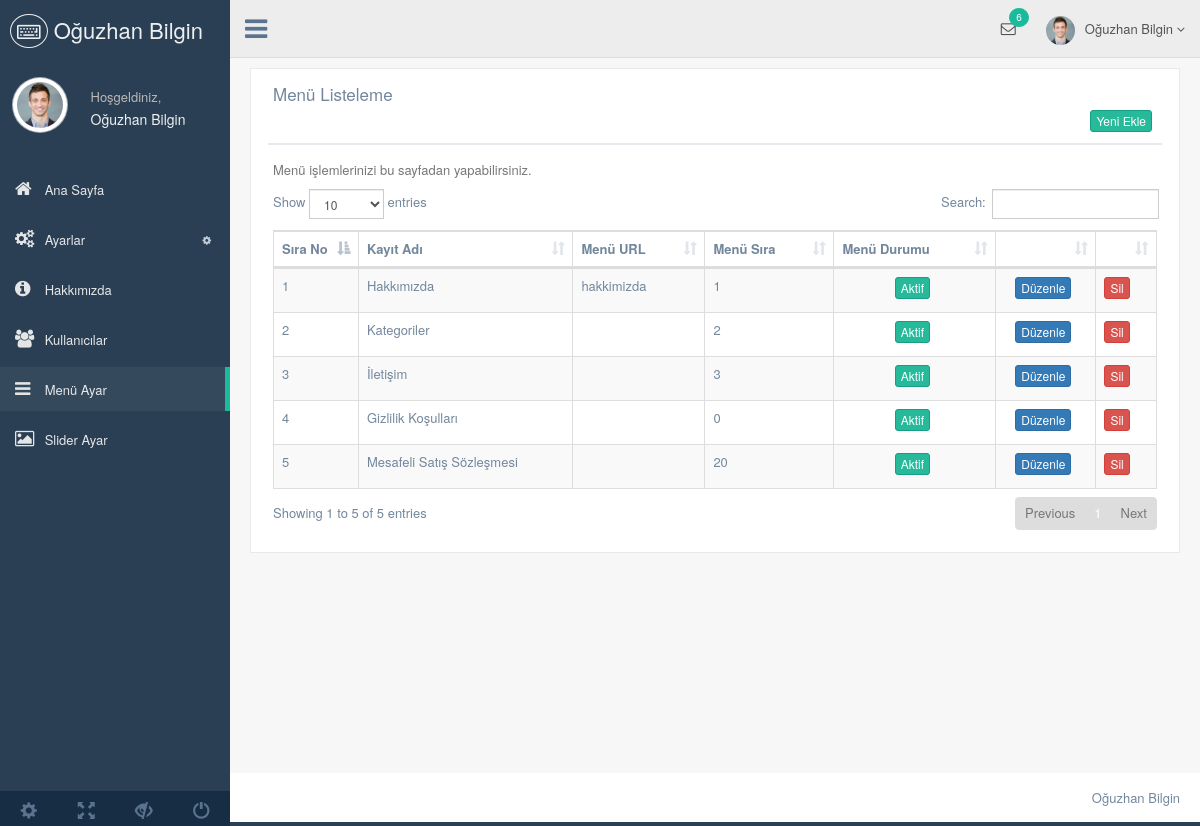
The app's page /nedmin/production/menu.php (signed in) with its own data.
### tables this page shows
CREATE TABLE `kullanici` (
  `kullanici_id` int(11) NOT NULL,
  `kullanici_zaman` datetime NOT NULL DEFAULT CURRENT_TIMESTAMP,
  `kullanici_resim` varchar(250) NOT NULL,
  `kullanici_tc` varchar(50) NOT NULL,
  `kullanici_ad` varchar(50) NOT NULL,
  `kullanici_mail` varchar(100) NOT NULL,
  `kullanici_gsm` varchar(50) NOT NULL,
  `kullanici_sifre` varchar(50) NOT NULL,
  `kullanici_adsoyad` varchar(50) NOT NULL,
  `kullanici_adres` varchar(250) NOT NULL,
  `kullanici_il` varchar(100) NOT NULL,
  `kullanici_ilce` varchar(100) NOT NULL,
  `kullanici_unvan` varchar(100) NOT NULL,
  `kullanici_yetki` varchar(50) NOT NULL,
  `kullanici_durum` int(1) NOT NULL DEFAULT '1'
);

CREATE TABLE `menu` (
  `menu_id` int(11) NOT NULL,
  `menu_ust` varchar(50) NOT NULL,
  `menu_ad` varchar(100) NOT NULL,
  `menu_detay` text NOT NULL,
  `menu_url` varchar(250) NOT NULL,
  `menu_sira` int(2) NOT NULL,
  `menu_durum` enum('0','1') NOT NULL,
  `menu_seourl` varchar(250) NOT NULL
);

### nedmin/production/menu.php (the view, shortened to what this page needs)
<?php
include 'header.php';
$menusor=$db->prepare("SELECT * FROM menu");
$menusor->execute();
?>
<div class="right_col" role="main">
    <div class="">
        <div class="row">
            <div class="col-md-12 col-sm-12 col-xs-12">
                <div class="x_panel">
                    <div class="x_title">
                        <h2>Menü Listeleme</h2>
                        <div class="clearfix"></div>
                        <div align="right">
                            <a href="menu-ekle.php"><button class="btn btn-success btn-xs">Yeni Ekle</button></a>
                        </div>
                    </div>
                    <div class="x_content">
                        <p class="text-muted font-13 m-b-30">
                            Menü işlemlerinizi bu sayfadan yapabilirsiniz.
                        </p>
                        <table id="datatable-responsive" class="table table-striped table-bordered dt-responsive nowrap" cellspacing="0" width="100%">
                            <thead>
                            <tr>
                            <tr>
                                <th>Sıra No</th>
                                <th>Kayıt Adı</th>
                                <th>Menü URL</th>
                                <th>Menü Sıra</th>
                                <th>Menü Durumu</th>
                                <th></th>
                                <th></th>
                            </tr>
                            </tr>
                            </thead>
                            <tbody>
                            <?php
                            $say=0;
                            while($menucek=$menusor->fetch(PDO::FETCH_ASSOC)){ $say++;
                                ?>
                                <tr>
                                    <td width="20"><?php echo $say;?></td>
                                    <td><?php echo $menucek['menu_ad']; ?></td>
                                    <td><?php echo $menucek['menu_url']; ?></td>
                                    <td><?php echo $menucek['menu_sira']; ?></td>
                                    <td> <center>
                                        <?php
                                        if ($menucek['menu_durum']==1){?>
                                        <button class="btn btn-success btn-xs">Aktif</button>
                                        <?php }else{?>
                                        <button class="btn btn-danger btn-xs">Pasif</button> <?php } ?>
                                        </center>
                                    </td>
                                    <td><center><a href="menu-duzenle.php?menu_id=<?php echo $menucek['menu_id']; ?>"><button name="menuguncelle" class="btn btn-primary btn-xs">Düzenle</button></a></center></td>
                                    <td><a href="../netting/islem.php?menu_id=<?php echo $menucek['menu_id']; ?>&menusil=ok"><button class="btn btn-danger btn-xs">Sil</button></a></td>
                                </tr>
                            <?php } ?>
                            </tbody>
                        </table>
                    </div>
                </div>
            </div>
        </div>
    </div>
</div>
<?php
include 'footer.php';
?>

### nedmin/production/header.php (shortened to what this page needs)
<?php
include '../netting/baglan.php';
$kullanicisor=$db->prepare("SELECT * FROM kullanici where kullanici_mail=:mail");
$kullanicisor->execute(array(
    'mail'=> $_SESSION['kullanici_mail']
));
$kullanicicek=$kullanicisor->fetch(PDO::FETCH_ASSOC);
?>
<!DOCTYPE html>
<html lang="en">
<head>
    <link href="../vendors/bootstrap/dist/css/bootstrap.min.css" rel="stylesheet">
    <link href="../vendors/font-awesome/css/font-awesome.min.css" rel="stylesheet">
    <link href="../vendors/nprogress/nprogress.css" rel="stylesheet">
    <link href="../vendors/iCheck/skins/flat/green.css" rel="stylesheet">
    <link href="../vendors/datatables.net-bs/css/dataTables.bootstrap.min.css" rel="stylesheet">
    <link href="../vendors/datatables.net-buttons-bs/css/buttons.bootstrap.min.css" rel="stylesheet">
    <link href="../vendors/datatables.net-fixedheader-bs/css/fixedHeader.bootstrap.min.css" rel="stylesheet">
    <link href="../vendors/datatables.net-responsive-bs/css/responsive.bootstrap.min.css" rel="stylesheet">
    <link href="../vendors/datatables.net-scroller-bs/css/scroller.bootstrap.min.css" rel="stylesheet">
    <link href="../build/css/custom.min.css" rel="stylesheet">
</head>
<body class="nav-md">
<div class="container body">
    <div class="main_container">
        <div class="col-md-3 left_col">
            <div class="left_col scroll-view">
                <div class="navbar nav_title" style="border: 0;">
                    <a href="index.html" class="site_title"><i class="fa fa-keyboard-o"></i> <span>Oğuzhan Bilgin</span></a>
                </div>
                <div class="profile clearfix">
                    <div class="profile_pic">
                        <img src="images/img.jpg" alt="..." class="img-circle profile_img">
                    </div>
                    <div class="profile_info">
                        <span>Hoşgeldiniz,</span>
                        <h2><?php echo $kullanicicek['kullanici_adsoyad']; ?></h2>
                    </div>
                </div>
                <br />
                <div id="sidebar-menu" class="main_menu_side hidden-print main_menu">
                    <div class="menu_section">
                        <ul class="nav side-menu">
                            <li><a href=index.php><i class="fa fa-home"></i> Ana Sayfa </a></li>
                            <li><a><i class="fa fa-cogs"></i> Ayarlar <span class="fa fa-cog"></span></a>
                            </li>
                            <li><a href=hakkimizda.php><i class="fa fa-info-circle"></i> Hakkımızda </a></li>
                            <li><a href=kullanicilar.php><i class="fa fa-users"></i> Kullanıcılar </a></li>
                            <li><a href=menu.php><i class="fa fa-bars"></i> Menü Ayar </a></li>
                            <li><a href=slider.php><i class="fa fa-image"></i> Slider Ayar </a></li>
                        </ul>
                    </div>
                </div>
                <div class="sidebar-footer hidden-small">
                    <a data-toggle="tooltip" data-placement="top" title="Settings">
                        <span class="glyphicon glyphicon-cog" aria-hidden="true"></span>
                    </a>
                    <a data-toggle="tooltip" data-placement="top" title="FullScreen">
                        <span class="glyphicon glyphicon-fullscreen" aria-hidden="true"></span>
                    </a>
                    <a data-toggle="tooltip" data-placement="top" title="Lock">
                        <span class="glyphicon glyphicon-eye-close" aria-hidden="true"></span>
                    </a>
                    <a data-toggle="tooltip" data-placement="top" title="Logout">
                        <span class="glyphicon glyphicon-off" aria-hidden="true"></span>
                    </a>
                </div>
            </div>
        </div>
        <div class="top_nav">
            <div class="nav_menu">
                <nav>
                    <div class="nav toggle">
                        <a id="menu_toggle"><i class="fa fa-bars"></i></a>
                    </div>
                    <ul class="nav navbar-nav navbar-right">
                        <li class="">
                            <a href="javascript:;" class="user-profile dropdown-toggle" data-toggle="dropdown" aria-expanded="false">
                                <img src="images/img.jpg" alt=""><?php echo $kullanicicek['kullanici_adsoyad']; ?>
                                <span class=" fa fa-angle-down"></span>
                            </a>
                        </li>
                        <li role="presentation" class="dropdown">
                            <a href="javascript:;" class="dropdown-toggle info-number" data-toggle="dropdown" aria-expanded="false">
                                <i class="fa fa-envelope-o"></i>
                                <span class="badge bg-green">6</span>
                            </a>
                        </li>
                    </ul>
                </nav>
            </div>
        </div>

### records on screen
kullanici: kullanici_adsoyad "Oğuzhan Bilgin"
menu: menu_ad "Hakkımızda", menu_url "hakkimizda", menu_sira "1", menu_durum "Aktif"
menu: menu_ad "Kategoriler", menu_sira "2", menu_durum "Aktif"
menu: menu_ad "İletişim", menu_sira "3", menu_durum "Aktif"
menu: menu_ad "Gizlilik Koşulları", menu_sira "0", menu_durum "Aktif"
menu: menu_ad "Mesafeli Satış Sözleşmesi", menu_sira "20", menu_durum "Aktif"
